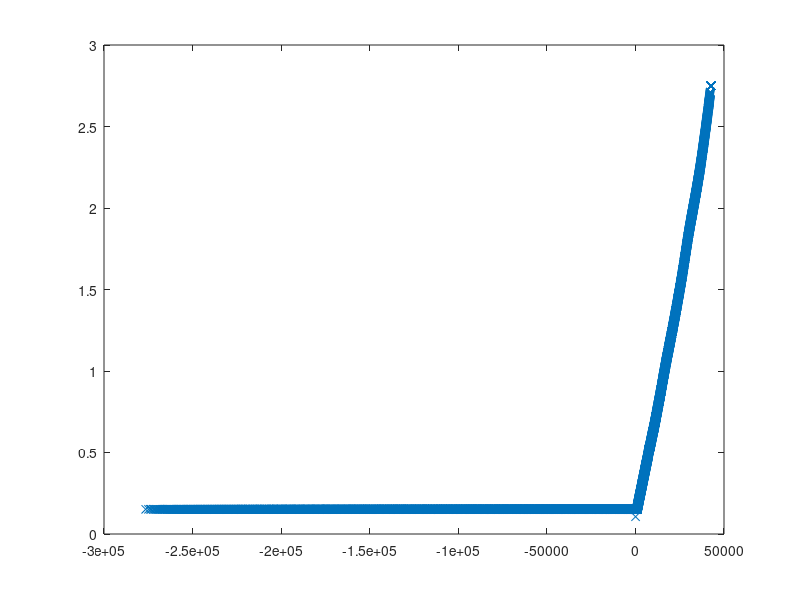
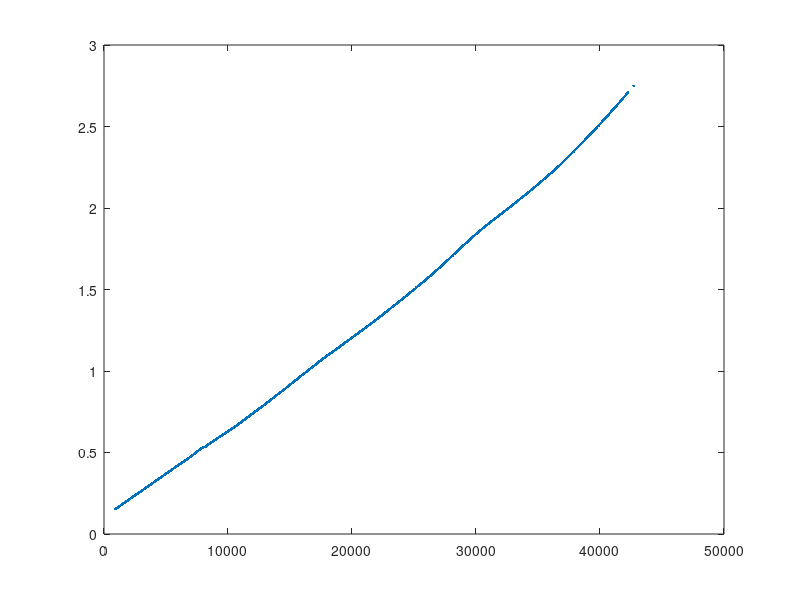

The MATLAB script that drew these images, in order: (Note: this script raises an error after producing the figures.)
load fuelConsMap_fullAVeh_150701
pVVehArray = reshape(pVVehPlot, [], 1);
fuelConsArray = reshape(fuelConsPlot, [], 1);
figure;
plot(pVVehArray, fuelConsArray, 'x')

FUELCONS_MIN = 0.1513;
pVVehPosArray = pVVehArray(fuelConsArray > FUELCONS_MIN);
fuelConsPPosArray = fuelConsArray(fuelConsArray > FUELCONS_MIN);
numel(pVVehPosArray)
figure;
plot(pVVehPosArray, fuelConsPPosArray, '.')
% save('fuelConsMap_fullAVeh_150701', 'pVVehArray', 'fuelConsArray', 'pVVehPosArray', 'fuelConsPPosArray', '-append')

%%
pVeh2FuelConsFitFcn = fit(pVVehPosArray, fuelConsPPosArray, 'poly1');
pVeh2FuelConsCoeff = coeffvalues(pVeh2FuelConsFitFcn);
p10 = ((ftire*Mv*g*cos(phi)+ Mv*g*sin(phi))*Rtire*1/TRAN_EFF)*pVeh2FuelConsCoeff(1);
p30 = 0.5*rou*Cd*Atire*Rtire^2*Rtire*1/TRAN_EFF*pVeh2FuelConsCoeff(1);
p11 = Mv*Rtire*Rtire*1/TRAN_EFF*pVeh2FuelConsCoeff(1);
p00 = pVeh2FuelConsCoeff(2);
fprintf('p10 %8.10f, p30 %8.10f, p11 %8.10f, p00 %8.10f\n', p10, p30, p11, p00)

%%
load fuelConsMap_posAVeh_150629
wVehPlot = vVehPlotMph*MPH_2_KMPH*1000/3600/Rtire;
wDotVehPlot = aVehPlot/Rtire;
%%
load fuelConsMap_posAVeh_150629
vVehMphFit = reshape(vVehPlotMph, [], 1);
aVehFit = reshape(aVehPlot, [], 1);
fuelConsFit = reshape(fuelConsPlot, [], 1);
fitFcn = fit([vVehMphFit, aVehFit], fuelConsFit, 'poly32');

%% plot fuel consumption map
load fuelConsMap_fullAVeh_150629
figure; hold on
h = surf(vVehPlotMph, aVehPlot, fuelConsPlot);
set(h, 'LineStyle', 'none')
xlabel('vehicle speed [mph]')
ylabel('vehicle acceleration [m/s^2]')
zlabel('fuel consumption [g/s]')
scatter3(vVehMphArray, aVehArray, fuelConsArray)

%%
VVEH_IND = 30;
AVEH_IND = 150;
selVVehMph = vVehPlotMph(1, VVEH_IND);
selWVeh = selVVehMph*MPH_2_KMPH*1000/3600/Rtire;
selAVeh = aVehPlot(AVEH_IND, VVEH_IND);
selWDotVeh = selAVeh/Rtire;
selTVeh = (ftire*Mv*g*cos(phi) + 0.5*rou*Cd*Atire*Rtire^2*selWVeh^2 + Mv*selWDotVeh*Rtire)*Rtire*1/TRAN_EFF;
constPower = selTVeh*selWVeh;
wVehArray = vVehPlotMph(1, :)'*MPH_2_KMPH*1000/3600/Rtire;
wDotVehArray = nan(numel(wVehArray), 1);
for iWVeh = 1:numel(wVehArray)
    thisWVeh = wVehArray(iWVeh);
    thisWDotVeh = (constPower - (ftire*Mv*g*cos(phi) + ...
        0.5*rou*Cd*Atire*Rtire^2*thisWVeh^2)*Rtire*1/TRAN_EFF*thisWVeh)/...
        (Mv*Rtire*Rtire*1/TRAN_EFF*thisWVeh);
    wDotVehArray(iWVeh) = min(thisWDotVeh, AVEH_MAX/Rtire);
end

vVehMphArray = wVehArray*Rtire*3600/1000/MPH_2_KMPH;
aVehArray = wDotVehArray*Rtire;


fuelConsArray = fitFcn(vVehMphArray, aVehArray);

% 
% thisVehPower = nan(size(aVehPlot, 1), 1);
% for iAVeh = 1:size(aVehPlot, 1)
%     thisWDotVeh = aVehPlot(iAVeh, 50);
%     
% end
figure;
scatter3(vVehMphArray, aVehArray, fuelConsArray)
%% plot max acceleration w.r.t. velocity
vVehSpanKmph = wVehSpan*Rtire*3600/1000; % [kMph]
aVehMaxSpan = wDotVehMaxSpan*Rtire;

figure;
plot(vVehSpanKmph, aVehMaxSpan)
xlabel('vehicle velocity [kMph]')
ylabel('max acceleration [m/s^2]')
ylim([0, max(aVehMaxSpan)*1.1])